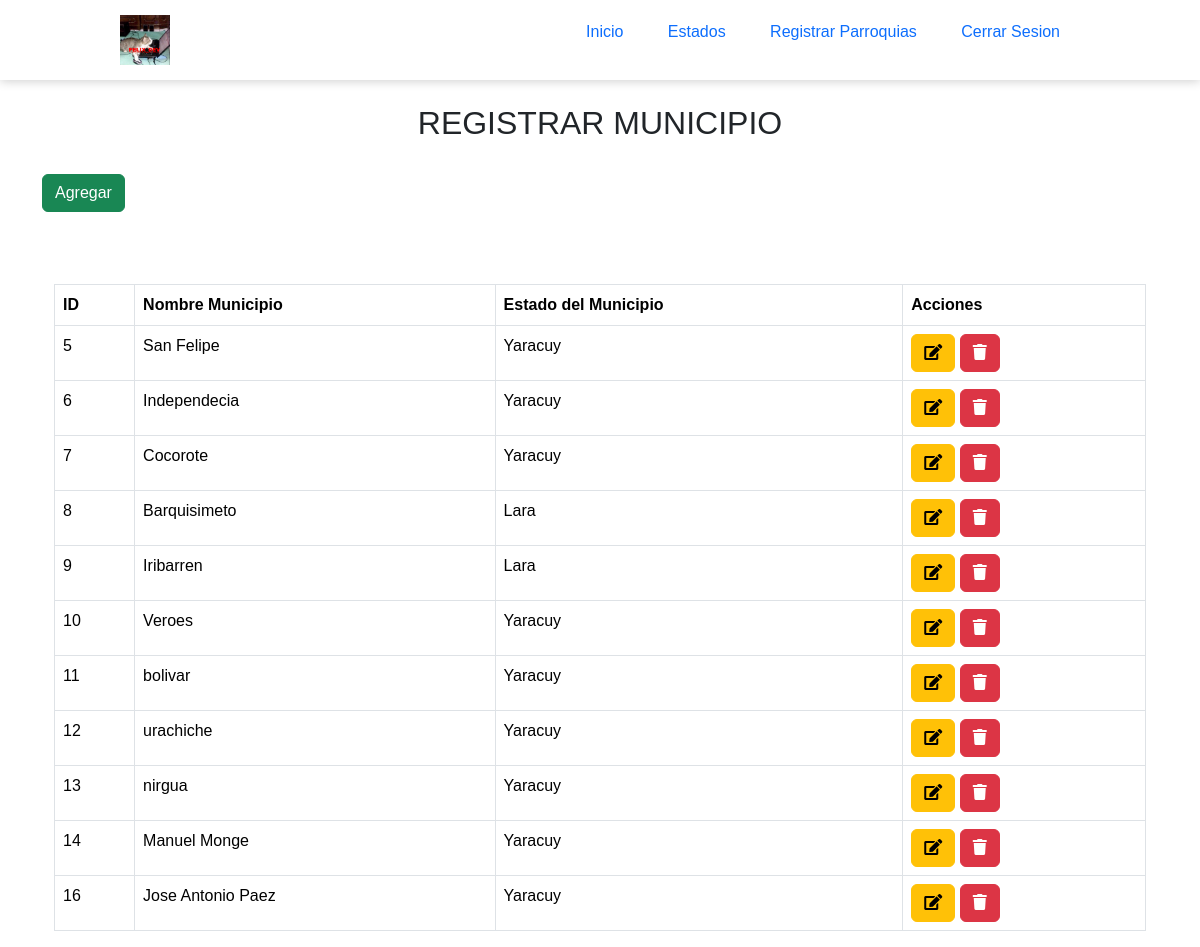
Screenshot of /admin-general/estado_mun_parr/registro_municipio.php with the database file from the repository.
### tables this page shows
CREATE TABLE `municipio` (
  `id_municipio` int(30) NOT NULL,
  `municipio` varchar(50) NOT NULL,
  `estado` int(11) NOT NULL
);

CREATE TABLE `estado` (
  `id_estado` int(11) NOT NULL,
  `n_estado` varchar(50) NOT NULL
);

### admin-general/estado_mun_parr/registro_municipio.php (the view, shortened to what this page needs)
<!DOCTYPE html>
<html lang="es">
<head>
	<link rel="stylesheet" href="https://use.fontawesome.com/releases/v5.8.1/css/all.css">
    <link href="https://cdn.jsdelivr.net/npm/bootstrap@5.3.2/dist/css/bootstrap.min.css" rel="stylesheet">
	<link rel="stylesheet" type="text/css" href="styles/registro_estado.css">
</head>
<body>
	<header id="header" class="header">
		<div class="logo">
			<a href="../adm-curso.php"><img src="img/felix_dev.jpg" alt="logo institucional"></a>
		</div>
		<nav>
			<ul class="nav-links">
				<li><a href="../adm-curso.php">Inicio</a></li>
				<li><a href="./registro_estado.php">Estados</a></li>
				<li><a href="registro_parroquias.php">Registrar Parroquias<a></li>
				<li><a href="../cerrar_sesion.php">Cerrar Sesion</a></li>
			</ul>
		</nav>
	</header>
	<br>
<div class="container">
	<div class="col-sm-12">
		<h2 style="text-align: center;">REGISTRAR MUNICIPIO</h2>
		<br>
		<div>
			<button type="button" class="btn btn-success" data-toggle="modal" data-target="#agregar"> Agregar </button>
		</div>
		<br>
		<br>
		<br>
		<div class="container">
			<table class="table table-bordered" id="dataTable" width="100%" cellspacing="0">
				<thead>
					<tr>
						<th>ID</th>
						<th>Nombre Municipio</th>
						<th>Estado del Municipio</th>
						<th>Acciones</th>
					</tr>
				</thead>
				<tbody>
				<?php
    			require_once("conexion_ve.php");
    			$result = mysqli_query($connection, "SELECT * FROM municipio");
    				while ($fila = mysqli_fetch_assoc($result)) :
       				 $estado_id = $fila['estado'];
        				$estado_query = mysqli_query($connection, "SELECT n_estado FROM estado WHERE id_estado = '$estado_id'");
        				$estado_nombre = mysqli_fetch_assoc($estado_query)['n_estado'];
    					?>
						<tr>
							<td><?php echo $fila['id_municipio']; ?></td>
							<td><?php echo $fila['municipio']; ?></td>
							<td><?php echo $estado_nombre; ?></td>
							<td>
								<button type="button" class="btn btn-warning" data-toggle="modal" data-target="#editar<?php echo $fila['id_municipio']; ?>">
									<i class="fa fa-edit "></i>
								</button>
								<button type="button" class="btn btn-danger" data-toggle="modal" data-target="#delete<?php echo $fila['id_municipio']; ?>">
                                        <i class="fa fa-trash "></i>
                                    </button>
							</td>
							<?php include "editar_municipio.php"; ?>
							<?php include "borrar_municipio.php"; ?>
						<?php endwhile; ?>
						</tr>
				</tbody>
			</table>
		</div>
	</div>
</body>
</body>
</html>

### admin-general/estado_mun_parr/styles/registro_estado.css (style rules this page uses)
* { margin: 0px; padding: 0px; }
body { font-family: "Arial"; }
header { background-color: #FFF; display: flex; justify-content: space-between; align-items: center; height: 80px; padding: 5px 10%; box-shadow: 0px 1px 10px rgba(0,0,0,0.2); }
header .logo { cursor: pointer; }
header .logo img { height: 50px; transition: all 0.3s; }
header .nav-links { list-style: none; }
header .nav-links li { display: inline-block; padding: 0 20px; }
header .nav-links a { font-size: 16px; text-decoration: none; }

### admin-general/estado_mun_parr/registro_municipio.php (style rules this page uses)
a { text-decoration: none; }

### rows the page displays
municipio: id_municipio "5", municipio "San Felipe", estado.n_estado "Yaracuy"
municipio: id_municipio "6", municipio "Independecia", estado.n_estado "Yaracuy"
municipio: id_municipio "7", municipio "Cocorote", estado.n_estado "Yaracuy"
municipio: id_municipio "8", municipio "Barquisimeto", estado.n_estado "Lara"
municipio: id_municipio "9", municipio "Iribarren", estado.n_estado "Lara"
municipio: id_municipio "10", municipio "Veroes", estado.n_estado "Yaracuy"
municipio: id_municipio "11", municipio "bolivar", estado.n_estado "Yaracuy"
municipio: id_municipio "12", municipio "urachiche", estado.n_estado "Yaracuy"
municipio: id_municipio "13", municipio "nirgua", estado.n_estado "Yaracuy"
municipio: id_municipio "14", municipio "Manuel Monge", estado.n_estado "Yaracuy"
municipio: id_municipio "16", municipio "Jose Antonio Paez", estado.n_estado "Yaracuy"
